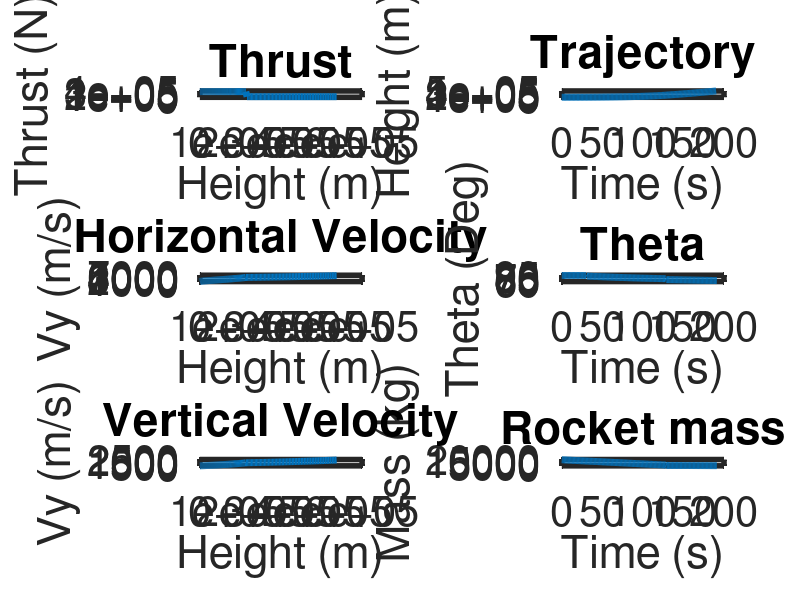
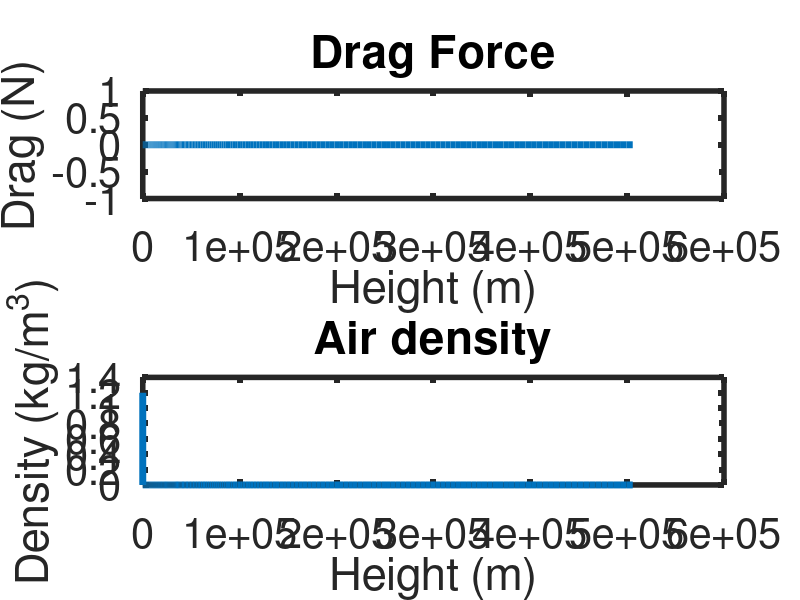

Recreate these plots in MATLAB, in order.
  % Program:
  % Rocket_Trajectory_Simulation.m
  % Multi-stage rocket dynamics and trajectory simulation.
  %
  % Description:
  % Predicts multi-stage rocket dynamics and trajectories based on the given 
  % rocket mass, mass flow, engine thrust, launch parameters, and drag coefficient.
  % The drag is related to the ambient air pressure which modelled with the ISA
  % standard atmosphere.
  %
  % Variable List:
  % Delta = Time step (s)
  % t = Time (s)
  % Thrust = Thrust (N)
  % Mass = Mass (kg)
  % Mass_Flow = Flow of mass per second that comes out of the thruster (kg/s)
  % Mass_Rocket_With_Motor = Mass with motor (kg)
  % Mass_Rocket_Without_Motor = Mass without motor (kg)
  % Theta = Angle (deg)
  % C = Drag coefficient
  % Rho = Air density (kg/m^3)
  % A = Rocket projected area (m^2)
  % Gravity = Gravity (m/s^2)
  % Launch_Rod_Length = Length of launch rod (m)
  % n = Counter
  % Fn = Normal force (N)
  % Drag = Drag force (N)
  % Fx = Sum of forces in the horizontal direction (N)
  % Fy = Sum of forces in the vertical direction (N)
  % Vx = Velocity in the horizontal direction (m/s)
  % Vy = Velocity in the vertical direction (m/s)
  % Ax = Acceleration in the horizontal direction (m/s^2)
  % Ay = Acceleration in the vertical direction (m/s^2)
  % x = Horizontal position (m)
  % y = Vertical position (m)
  % Distance_x = Horizontal distance travelled (m)
  % Distance_y = Vertical travelled (m)
  % Distance = Total distance travelled (m)
  % Memory_Allocation = Maximum number of time steps expected

  clear, clc      % Clear command window and workspace

  % Simulation parameters
  Delta = 1;                  % Time step 
  Memory_Allocation = 100000;    % Maximum number of time steps expected

  % Preallocate memory for arrays
  t = zeros(1, Memory_Allocation);
  Thrust = zeros(1, Memory_Allocation);
  Mass = zeros(1, Memory_Allocation);
  Theta = zeros(1, Memory_Allocation);
  Fn = zeros(1, Memory_Allocation);
  Drag = zeros(1, Memory_Allocation);
  Fx = zeros(1, Memory_Allocation);
  Fy = zeros(1, Memory_Allocation);
  Ax = zeros(1, Memory_Allocation);
  Ay = zeros(1, Memory_Allocation);
  Vx = zeros(1, Memory_Allocation);
  Vy = zeros(1, Memory_Allocation);
  x = zeros(1, Memory_Allocation);
  y = zeros(1, Memory_Allocation);
  Rho=zeros(1, Memory_Allocation);
  Mass_Flow = zeros(1, Memory_Allocation);
  % Natural constants
  C = 0.4;                                % Drag coefficient
  Gravity = 9.81;                         % Gravity (m/s^2)

  % Mass_Structure = 0.05 * Mass_Start;     % Mass of the strucutre and the motors (kg)
  Mass_Flow_One = 11*12;                    % Propulsion mass flow of the first stage (kg/s)
  Mass_Flow_Two = 12;                      % Propulsion mass flow of the second stage (kg/s)
  Thrust_One = 29898*12;                     % Sum of thrust of the first stage ( (kg*m)/s^2 )
  Thrust_Two = 38027.5;                       % Sum of thrust of the second stage ( (kg*m)/s^2 )

  % Rocket parameters
  r = 1.5;                                % Rocket fuselage radius (m)
  A = 2*pi*r^2;                           % Rocket projected attack area (m^2)
  Launch_Rod_Length = 1;                  % Length of launch rod (m)
  Mass_Motor_And_Structure_One = 999;     % Mass of the first stage rocket motor (kg)
  Mass_Motor_And_Structure_Two = 1151;    % Mass of the second stage rocket motor (kg)
  Mass_Start = 19301;                     % Start mass of the rocket (kg)
  Mass_Fuel_One = 17001;                  % Fuel mass of the first stage (kg)
  Mass_Fuel_Two = 1201;                   % Fuel mass of the second stage (kg)
  Mass_Payload = 300;                     % Mass of Payload (kg)

  % Maneuver parameters
  Theta(1) = 89;                      % Initial angle (deg)
  DeltaTheta = 2;                     % Flying angle (deg/s)
  Height_Start_Gravity_Turn = 5000;   % Height when the vertical flight is stopped and the rocket is tilted for the gravity turn maneuver (m)
  Eject_One = false;       
  Eject_Two = false;
  % Rocket_Tips = false;
  Mission_Success = false;

  % Inital parameters
  Vx(1) = 0;                      % Initial horizontal speed (m/s)
  Vy(1) = 0;                      % Initial vertical speed (m/s)
  x(1) = 0;                       % Initial horizontal position (m)
  y(1) = 0.1;                     % Initial vertical position (m)
  Distance_x(1) = 0;              % Initial horizontal distance travelled (m)
  Distance_y(1) = 0;              % Initial vertical distance travelled (m)
  Distance(1) = 0;                % Initial distance travelled (m)
  Rho(1) = 1.2;                   % Initial air density (kg/m^3)
  Mass(1) = Mass_Start;           % Initial rocket mass (kg)
  Thrust(1) = Thrust_One;         % Inital rocket thrust ( (kg*m)/s^2 )
  n = 1;                          % Initial time step            
  stage = 1;                      % Initial stage (1 for the first one)
  Seperation_One = false;         % Stage one at start not seperated
  Seperation_Two = false;         % Stage two at start nit seperated

  Mass_Flow(1) = Mass_Flow_One * Delta; % Inital mass flow equals the mass flow of the first stage times the delta
  clc % clean the console

  while y(n) > 0  && Mission_Success == false      % Run until rocket hits the ground or mission completed
      disp('Mass');disp(Mass(n));
      n = n+1;                    % Increment time step
      t(n)= (n-1)*Delta;          % Elapsed time     
      
    % Determine rocket thrust and mass based on launch phase 
    if (stage == 1)
      disp('Stage 1 active');
      Thrust(n) = Thrust_One;
      Mass_Flow(n) = Mass_Flow_One * Delta;
      disp([Thrust(n),Mass_Flow(n)]);
    else
      if(stage == 2)
        disp('Stage 2 active');
        Thrust(n) = Thrust_Two;
        Mass_Flow(n) = Mass_Flow_Two * Delta; 
        disp([Thrust(n),Mass_Flow(n)]);
      else
        Thrust(n)=0; 
      endif
    endif

    Mass(n) = Mass(n-1) - Mass_Flow(n);     
    disp('Mass');disp(Mass(n) - Mass_Flow(n));
    
    % Seperation logic
    if Mass(n) < (Mass_Start - Mass_Fuel_One) && Seperation_One == false;     % seperation condition first stage
      disp('Seperation first stage');
      Seperation_One = true;
      stage = 2;
      Mass(n) = Mass(n) - 999;
    endif

    if Mass(n) < (Mass_Start - (Mass_Fuel_One+Mass_Motor_And_Structure_One+Mass_Fuel_Two)) && Seperation_Two == false % seperation condition second stage
      disp('Seperation second stage');
      Seperation_Two = true;
      stage = 3;
      Mass(n) = Mass_Payload;
    endif

    
      % Drag force calculation
      % C - Drag coefficient, related to the velocity?
      % Rho - Air density
      % A - Refernce area
      % (Vx(n-1)^2+Vy(n-1)^2) - absolute velocity squared
      Drag(n)= 0.5*C*Rho(n-1)*A*(Vx(n-1)^2+Vy(n-1)^2); % Calculate drag force
      
      % Sum of forces calculations 
      Fx(n)= Thrust(n)*cosd(Theta(n-1))-Drag(n)*cosd(Theta(n-1));                     % Sum x forces
      Fy(n)= Thrust(n)*sind(Theta(n-1))-(Mass(n)*Gravity)- Drag(n)*sind(Theta(n-1));  % Sum y forces
      if(stage != 1 && stage != 2) 
        Fx(n) = 0;
        Fy(n) = 0;
      endif
    
    
      % Acceleration calculation
      Ax(n)= Fx(n)/Mass(n);                       % Net accel in x direction 
      Ay(n)= Fy(n)/Mass(n);                       % Net accel in y direction

      % Velocity calculations
      Vx(n)= Vx(n-1)+Ax(n)*Delta;                 % Velocity in x direction
      Vy(n)= Vy(n-1)+Ay(n)*Delta;                 % Velocity in y direction

      % Position calculations
      x(n)= x(n-1)+Vx(n)*Delta;                   % Position in x direction
      y(n)= y(n-1)+Vy(n)*Delta;                   % Position in y direction   
      
      % Air pressure calculation with ISA model
      Rho(n) = isa(y(n),"R");   
      
      % Rocket angle calculation
      % ^ Vy
      % |   / 
      % |  / angle in between velocity vector and x-direction
      % | /  
      % |/---> Vx
      if y(n) >= Height_Start_Gravity_Turn  % if y(n) > Height_Start_Gravity_Turn  % if a certain heigth is reached, the rocket is actively tilting
        if stage == 1
          Theta(n) = atand(Vy(n)/Vx(n)) - DeltaTheta;    % % Angle defined by velocity vector in degrees    
          %disp('Theta is now turning');disp(atand(Vy(n)/Vx(n)) - DeltaTheta);
        else
          Theta(n) = atand(Vy(n)/Vx(n)) - 3*DeltaTheta;
        endif
      else
        Theta(n) = 89;      
      endif
      
      % set the mission goals and end the mission if archieved
      if y(n) > 500000
        Mission_Success = true;
        disp('Mission success');
      endif

       disp('Fy');disp(Fy(n));
      
  end


  figure('units','normalized','outerposition',[0 0 1 1]) % Maximize plot window

  % Figure 2
  subplot(3,2,2)
  plot(t(1:n),y(1:n), "linewidth", 5);
  set(gca, "linewidth", 4, "fontsize", 30); 
  xlabel({'Time (s)'});
  ylabel({'Height (m)'});
  title({'Trajectory'});
  ylim([0 500500]);
  
  % Figure 6
  subplot(3,2,6)
  plot(t(1:n),Mass(1:n), "linewidth", 5);
  set(gca, "linewidth", 4, "fontsize", 30); 
  xlabel({'Time (s)'});
  ylabel({'Mass (kg)'});
  title({'Rocket mass'});
  
  % Figure 3
  subplot(3,2,3)
  plot(y(1:n),Vy(1:n), "linewidth", 5);
  set(gca, "linewidth", 4, "fontsize", 30); 
  xlabel({'Height (m)'});
  ylabel({'Vy (m/s)'});
  title({'Horizontal Velocity'});

  % Figure 5
  subplot(3,2,5)
  plot(y(1:n),Vx(1:n), "linewidth", 5);
  set(gca, "linewidth", 4, "fontsize", 30); 
  xlabel({'Height (m)'});
  ylabel({'Vy (m/s)'});
  title({'Vertical Velocity'});


  % Figure 1
  subplot(3,2,1)
  plot(y(1:n),Thrust(1:n), "linewidth", 5);
  set(gca, "linewidth", 4, "fontsize", 30); 
  xlabel({'Height (m)'});
  ylabel({'Thrust (N)'});
  title({'Thrust' });


  % Figure 4
  subplot(3,2,4)
  plot(t(1:n),Theta(1:n), "linewidth", 5);
  set(gca, "linewidth", 4, "fontsize", 30); 
  xlabel({'Time (s)'});
  ylabel({'Theta (Deg)'});
  title({'Theta'});

  figure('units','normalized','outerposition',[0 0 1 1]) % Maximize plot window
  
  
  subplot(2,1,1)
  plot(y(1:n),Drag(1:n), "linewidth", 5);
    set(gca, "linewidth", 4, "fontsize", 30); 

  xlabel({'Height (m)'});
  ylabel({'Drag (N)'});
  title({'Drag Force'});

  subplot(2,1,2)
 
  plot(y(1:n),Rho(1:n), "linewidth", 5);
    set(gca, "linewidth", 4, "fontsize", 30); 

  xlabel({'Height (m)'});
  ylabel({'Density (kg/m^3)'});
  title({'Air density'});
